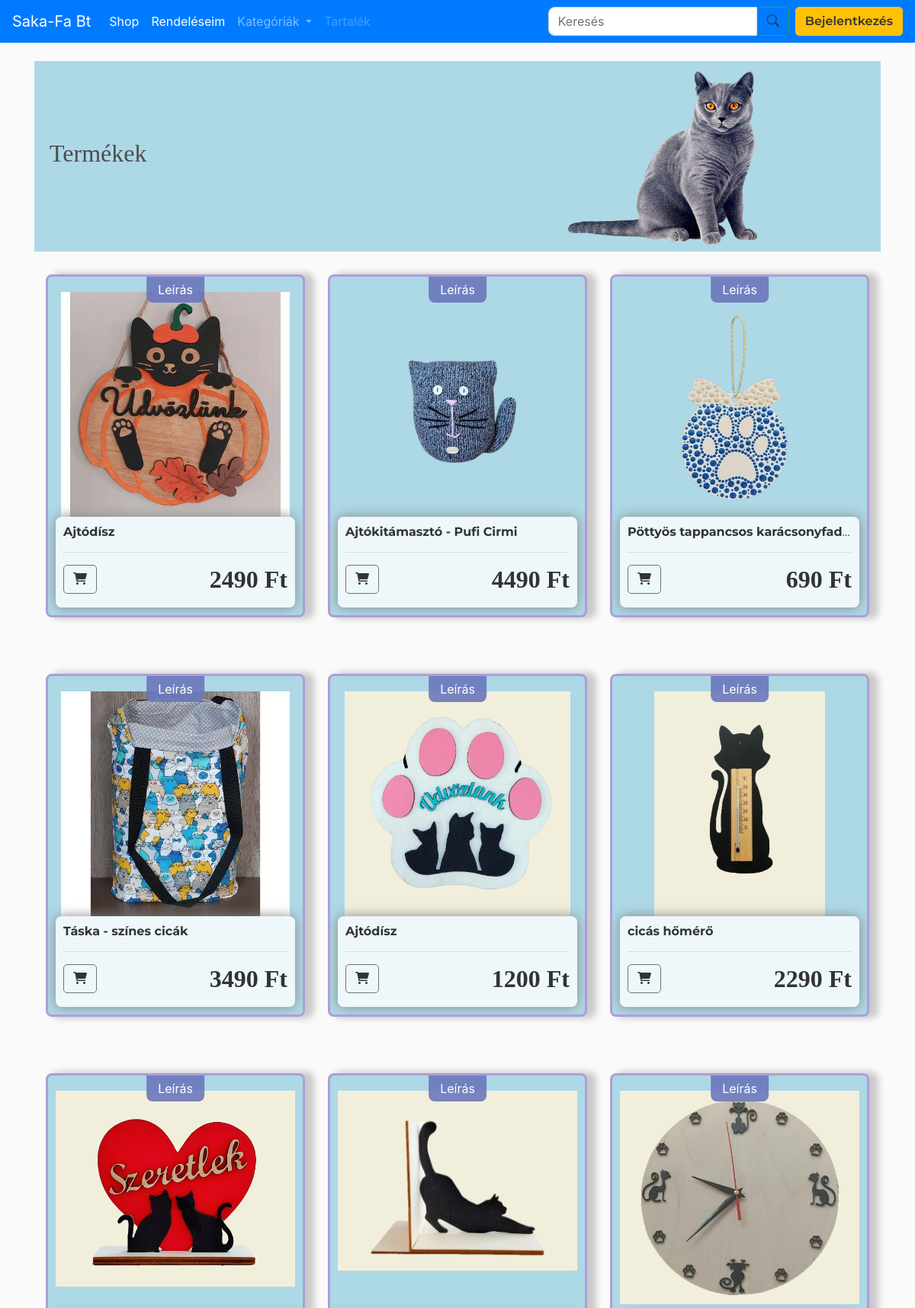
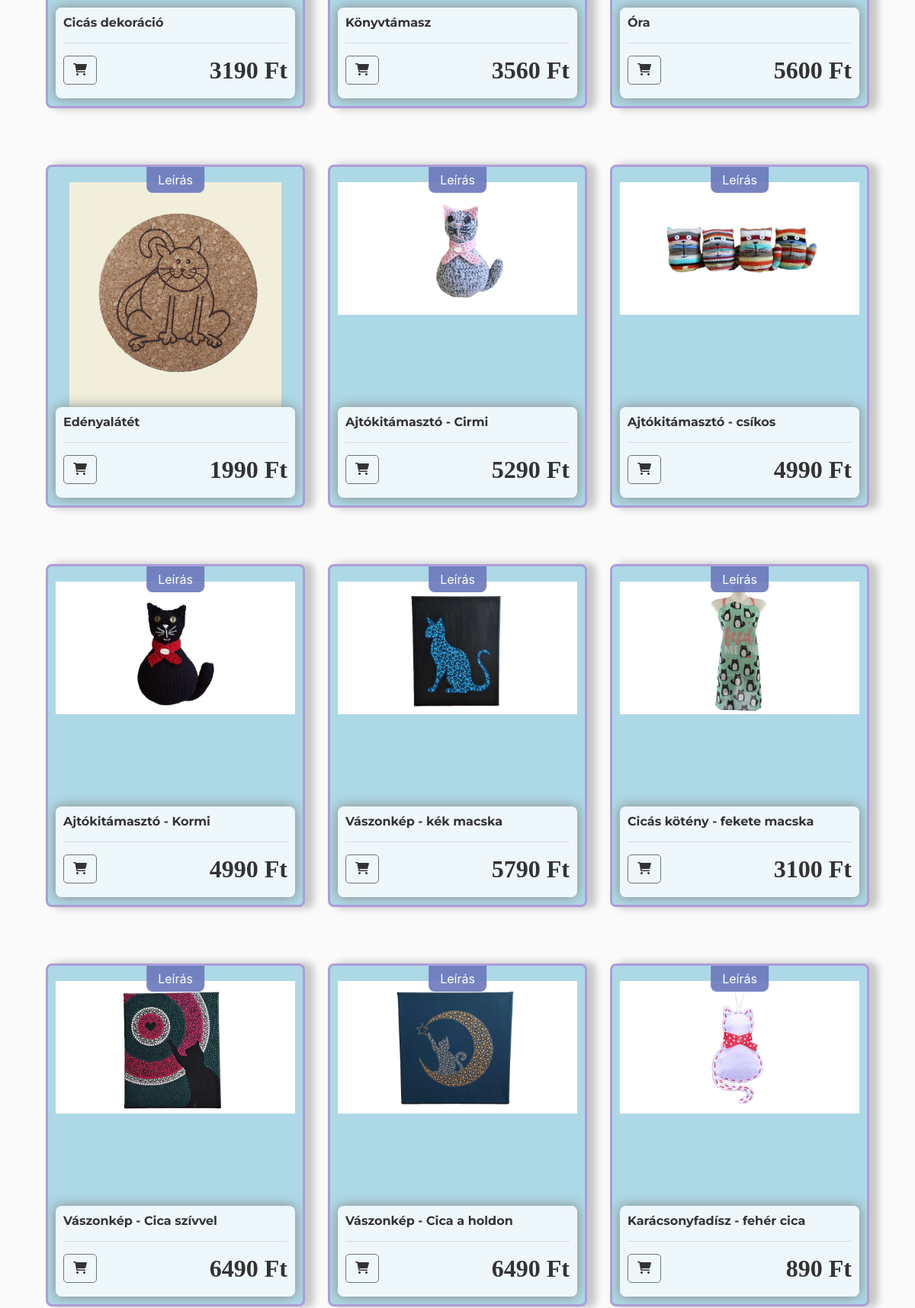
/store/ (upper part), run on the app's committed database (2 pictures, top to bottom).
### store/models.py (models this page shows, shortened)
class Product(models.Model):
    CATEGORY_CHOICES = [
        ('option1', 'FÁBÓL KÉSZÜLT'),
        ('option2', 'KÖTÖTT-HORGOLT'),
        ('option3', 'PÖTTYÖSCICA'),
        ('option4', 'TEXTIL'),
    ]
    name = models.CharField(max_length=200)
    price = models.FloatField()
    image = models.ImageField(null=True, blank=True)
    description = models.TextField(blank=True)  # Új mező a leíráshoz
    category = models.CharField(max_length=10, choices=CATEGORY_CHOICES, default='option1')  # Legördülő menü mező
    class Meta:
        verbose_name = "Termék"
        verbose_name_plural = "Termékek"
    @property
    def imageURL(self):
        try:
            url = self.image.url
        except:
            url = ''
        return url

### store/views.py (the view)
# urls.py: path('', include('store.urls')),
def store(request):
    cart_data = cartData(request)  # Kosár adatok lekérdezése a cartData függvényből
    cartItems = cart_data['cartItems']
    items = cart_data['items']
    products = Product.objects.all()
    context = {'products': products, 'cartItems': cartItems, 'items': items}
    return render(request, 'store/store.html', context)

### store/templatetags/markdown_extras.py (called while the page is built)
@register.filter()
@stringfilter
def markdown(value):
    return md.markdown(value, extensions=['markdown.extensions.fenced_code'])

### store/views.py (called while the page is built)
def cartData(request):
    if request.user.is_authenticated:
        customer = request.user.customer
        orders = Order.objects.filter(customer=customer, complete=False)
        if orders.exists():
            order = orders.first()
            items = order.orderitem_set.all()
            cartItems = order.get_cart_items
        else:
            items = []
            cartItems = 0
            order = {'get_cart_total': 0, 'get_cart_items': 0}  # Üres kosár
    else:
        items = []
        cartItems = 0
        order = {'get_cart_total': 0, 'get_cart_items': 0}  # Üres kosár
    return {'cartItems': cartItems, 'order': order, 'items': items}

### store/templates/store/store.html (shortened to what this page needs)
{% extends "store/main.html" %}
{% load static %}
{% load markdown_extras %}
{% block content %}
<div class="title-banner">
    <div class="title-text-section">
        <h2>Termékek</h2>
    </div>
    <div class="image-section">
        <img src="{% static 'images/hamvas.png' %}" style="width:100%">
    </div>
</div>
<div class="container">
    <div class="row">
        {% for product in products %}
        <div class="col-12 col-md-6 col-lg-4 mb-4">
            <div class="filter-card">
                <div class="filter-card-img">
                    <a href="{% url 'product_detail' product.id %}">
                        <img class="thumbnail" src="{{ product.imageURL }}" alt="{{ product.name }}">                </a>
                </div>
                <div class="filter-card-description-trigger">Leírás</div>
                <div class="box-element">
                    <h6 class="product-name"><strong>{{ product.name }}</strong></h6>
                    <hr>
                    <button data-product="{{ product.id }}" data-action="add" class="btn btn-outline-secondary add-btn update-cart"><i class="fas fa-shopping-cart"></i></button>
                    <h4 style="display: inline-block; float: right;">
                        <strong>{{ product.price|floatformat:0 }} Ft</strong>
                    </h4><br>
                </div>
            </div>
        </div>
        {% endfor %}
    </div>
</div>
{% endblock content %}

### static/css/main.css (style rules this page uses)
body { background-color: hsl(0, 0%, 98%); }
h1,h2,h3,h4,h5,h6 { color:hsl(0, 0%, 30%); font-family: 'Lora', serif; }
.box-element { box-shadow:hsl(0, 0%, 53%) 0 0 16px; background-color: #fff; border-radius: 8px; padding: 10px; flex-grow: 1; position: relative; z-index: 2; background: rgba(255, 255, 255, 0.8); }
.filter-card { display: flex; flex-direction: column; justify-content: space-between; width: 100%; height: 450px; padding: 10px; margin: 20px 0; box-sizing: border-box; border: 3px solid #ae9dd8; border-radius: 8px; overflow: hidden; position: relative; box-shadow: 10px 0px 10px 2px rgba(0, 0, 0, 0.2); background-color: #add8e6; }
.filter-card-description-trigger { position: absolute; top: 0; left: 50%; transform: translateX(-50%); background-color: rgba(107, 120, 189, 0.9); color: white; padding: 5px 15px; border-radius: 0 0 8px 8px; cursor: pointer; z-index: 10; text-align: center; }
.filter-card-img { width: 100%; height: 300px; overflow: hidden; transition: transform 0.3s ease; z-index: 1; margin-top: 10px; }
.thumbnail { width: 100%; max-height: 300px; object-fit: contain; box-shadow: -1px -3px 5px -2px rgba(214, 214, 214, 1); }
.box-element h4, h6 { font-family: 'Lora', serif; font-size: 2em; color: #333; font-weight: bold; }
.btn, h4, h6 { font-family: 'Montserrat', sans-serif; font-size: 1em; color: #333333; font-weight: 600; }
h4 { font-size: 1.25em; font-weight: bold; }
h6 { font-size: 1em; font-weight: normal; }
.col-lg-4, .col-lg-6, .col-lg-8, .col-lg-12 { margin-top: 10px; }
.btn { border-radius: 5px; }
.mb-4 { margin-bottom: 1.5rem; }
.product-name { white-space: nowrap; overflow: hidden; text-overflow: ellipsis; }
.title-banner { display: flex; justify-content: space-between; align-items: center; background-color: #add8e6; }
.title-text-section { flex: 1; padding: 20px; text-align: left; max-width: 50%; font-family: 'Montserrat', sans-serif; font-size: 2.5em; font-weight: 700; color: #333333; }
.image-section { flex: 1; max-width: 50%; background-color: transparent; overflow: hidden; position: relative; text-align: right; }
.image-section img { width: 100%; height: 250px; object-fit:contain; }

### data on the page
Product: imageURL (picture), name "Ajtódísz", price "2490"
Product: imageURL (picture), name "Ajtókitámasztó - Pufi Cirmi", price "4490"
Product: imageURL (picture), name "Pöttyös tappancsos karácsonyfad…", price "690"
Product: imageURL (picture), name "Táska - színes cicák", price "3490"
Product: imageURL (picture), name "Ajtódísz", price "1200"
Product: imageURL (picture), name "cicás hőmérő", price "2290"
Product: imageURL (picture), name "Cicás dekoráció", price "3190"
Product: imageURL (picture), name "Könyvtámasz", price "3560"
Product: imageURL (picture), name "Óra", price "5600"
Product: imageURL (picture), name "Edényalátét", price "1990"
Product: imageURL (picture), name "Ajtókitámasztó - Cirmi", price "5290"
Product: imageURL (picture), name "Ajtókitámasztó - csíkos", price "4990"
Product: imageURL (picture), name "Ajtókitámasztó - Kormi", price "4990"
Product: imageURL (picture), name "Vászonkép - kék macska", price "5790"
Product: imageURL (picture), name "Cicás kötény - fekete macska", price "3100"
Product: imageURL (picture), name "Vászonkép - Cica szívvel", price "6490"
Product: imageURL (picture), name "Vászonkép - Cica a holdon", price "6490"
Product: imageURL (picture), name "Karácsonyfadísz - fehér cica", price "890"
